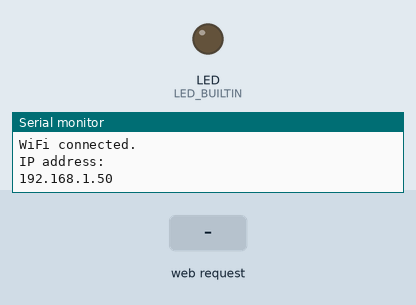
A sketch run on a simulated Raspberry Pi Pico W. Shown: output pins drawn as LEDs (lit = HIGH), the last lines printed to the serial monitor. The test bench sets the inputs (shaded band). WiFi joins after 1.5 s; servers stay silent unless stated.

Above: at 2.7 s.
2.8 s: HTTP request GET /LED_BUILTIN/ON received
At 3.2 s:
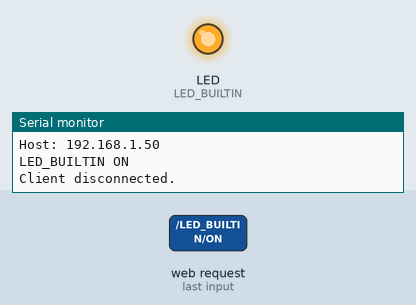
4.3 s: HTTP request GET /LED_BUILTIN/OFF received
At 5.6 s:
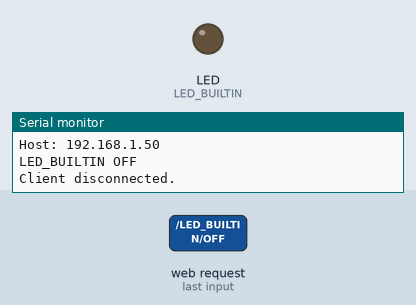
Timing chart, 0 to 7.3 s (numbered marks = the images above; inputs shaded):
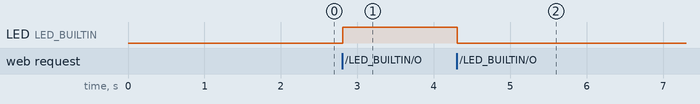

Measured:
- after the input at 2.8 s, LED (LED_BUILTIN): LOW → HIGH at once
- after the input at 4.3 s, LED (LED_BUILTIN): HIGH → LOW at once

The sketch:

Sketch_14.1_Control_the_LED_with_Web.ino
```cpp
/**********************************************************************
* Filename    : Control the LED with Web
* Description : Make an led blinking.
* Auther      : www.freenove.com
* Modification: 2022/09/27
**********************************************************************/
/*********
  Rui Santos
  Complete project details at https://randomnerdtutorials.com
*********/
#include <WiFi.h>

// Replace with your network credentials
const char* ssid     = "********";
const char* password = "********";

// Set web server port number to 80
WiFiServer server(80);
// Variable to store the HTTP request
String header;
// Auxiliar variables to store the current output state
String PIN_LEDState = "OFF";

// Current time
unsigned long currentTime = millis();
// Previous time
unsigned long previousTime = 0;
// Define timeout time in milliseconds (example: 2000ms = 2s)
const long timeoutTime = 2000;

void setup() {
  Serial.begin(115200);
  // Initialize the output variables as outputs
  pinMode(LED_BUILTIN, OUTPUT);
  digitalWrite(LED_BUILTIN, LOW);

  // Connect to Wi-Fi network with SSID and password
  Serial.print("Connecting to ");
  Serial.println(ssid);
  WiFi.begin(ssid, password);
  while (WiFi.status() != WL_CONNECTED) {
    delay(500);
    Serial.print(".");
  }
  // Print local IP address and start web server
  Serial.println("");
  Serial.println("WiFi connected.");
  Serial.println("IP address: ");
  Serial.println(WiFi.localIP());
  server.begin();
}
void loop() {
  WiFiClient client = server.available();  // Listen for incoming clients
  if (client) {                            // If a new client connects,
    Serial.println("New Client.");         // print a message out in the serial port
    String currentLine = "";               // make a String to hold incoming data from the client
    currentTime = millis();
    previousTime = currentTime;
    while (client.connected() && currentTime - previousTime <= timeoutTime) {  // loop while the client's connected
      currentTime = millis();
      if (client.available()) {  // if there's bytes to read from the client,
        char c = client.read();  // read a byte, then
        Serial.write(c);         // print it out the serial monitor
        header += c;
        if (c == '\n') {  // if the byte is a newline character
          // if the current line is blank, you got two newline characters in a row.
          // that's the end of the client HTTP request, so send a response:
          if (currentLine.length() == 0) {
            // HTTP headers always start with a response code (e.g. HTTP/1.1 200 OK)
            // and a content-type so the client knows what's coming, then a blank line:
            client.println("HTTP/1.1 200 OK");
            client.println("Content-type:text/html");
            client.println("Connection: close");
            client.println();
            // turns the GPIOs on and off
            if (header.indexOf("GET /LED_BUILTIN/ON") >= 0) {
              Serial.println("LED_BUILTIN ON");
              PIN_LEDState = "ON";
              digitalWrite(LED_BUILTIN, HIGH);
            } else if (header.indexOf("GET /LED_BUILTIN/OFF") >= 0) {
              Serial.println("LED_BUILTIN OFF");
              PIN_LEDState = "OFF";
              digitalWrite(LED_BUILTIN, LOW);
            }
            // Display the HTML web page
            client.println("<!DOCTYPE html><html>");
            client.println("<head> <title>Pico W Web Server</title> <meta name=\"viewport\" content=\"width=device-width, initial-scale=1\">");
            client.println("<link rel=\"icon\" href=\"data:,\">");
            // CSS to style the on/off buttons
            // Feel free to change the background-color and font-size attributes to fit your preferences
            client.println("<style>html {font-family: Helvetica; display:inline-block; margin: 0px auto; text-align: center;}");
            client.println(" h1{color: #0F3376; padding: 2vh;} p{font-size: 1.5rem;}");
            client.println(".button{background-color: #4286f4; display: inline-block; border: none; border-radius: 4px; color: white; padding: 16px 40px;text-decoration: none; font-size: 30px; margin: 2px; cursor: pointer;}");
            client.println(".button2{background-color: #4286f4;display: inline-block; border: none; border-radius: 4px; color: white; padding: 16px 40px;text-decoration: none; font-size: 30px; margin: 2px; cursor: pointer;}</style></head>");
            // Web Page Heading
            client.println("<body><h1>Pico W Web Server</h1>");
            client.println("<p>GPIO state: " + PIN_LEDState + "</p>");
            client.println("<p><a href=\"/LED_BUILTIN/ON\"><button class=\"button button2\">ON</button></a></p>");
            client.println("<p><a href=\"/LED_BUILTIN/OFF\"><button class=\"button button2\">OFF</button></a></p>");
            client.println("</body></html>");
            // The HTTP response ends with another blank line
            client.println();
            // Break out of the while loop
            break;
          } else {  // if you got a newline, then clear currentLine
            currentLine = "";
          }
        } else if (c != '\r') {  // if you got anything else but a carriage return character,
          currentLine += c;      // add it to the end of the currentLine
        }
      }
    }
    // Clear the header variable
    header = "";
    // Close the connection
    client.stop();
    Serial.println("Client disconnected.");
    Serial.println("");
  }
}
```
